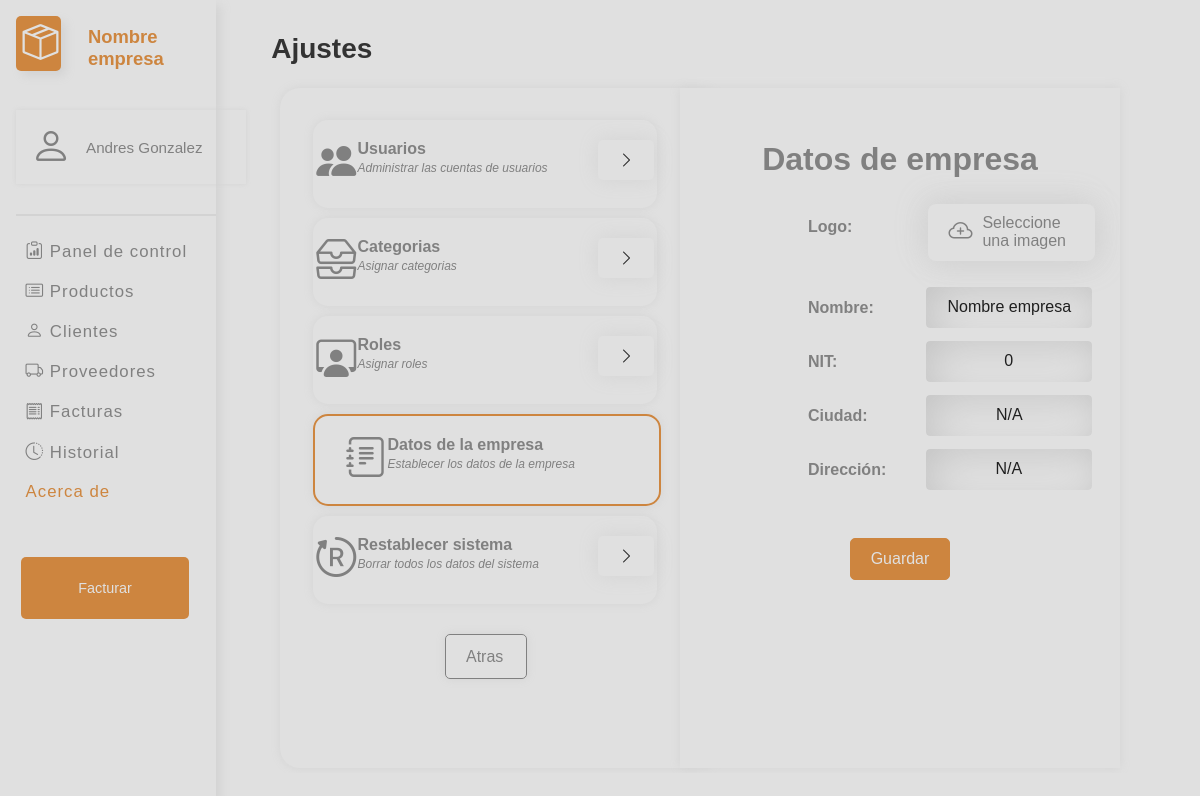
Screenshot of /vista/ajustes/ajustes.php?p=2&a=3 (signed in) with the database file from the repository.
### tables this page shows
CREATE TABLE `ajustes` (
  `ID` int(255) NOT NULL,
  `Ganancia` int(255) NOT NULL,
  `Porcentaje` tinyint(1) NOT NULL,
  `Stock` int(255) NOT NULL,
  `Nombre_Empresa` varchar(255) NOT NULL,
  `NIT` varchar(15) NOT NULL,
  `Ciudad` varchar(255) NOT NULL,
  `Direccion` varchar(255) NOT NULL,
  `Correo_Empresa` varchar(255) NOT NULL,
  `Pass_Empresa` varchar(255) NOT NULL
);

CREATE TABLE `usuarios` (
  `ID` int(255) NOT NULL,
  `Cedula` int(11) NOT NULL,
  `Usuario` varchar(255) NOT NULL,
  `Nombre` varchar(255) NOT NULL,
  `Email` varchar(255) NOT NULL,
  `Pass` varchar(255) NOT NULL,
  `ID_Rol` int(255) NOT NULL,
  `ID_Permisos` int(255) NOT NULL
);

### modelo/sql.php (called while the page is built, shortened)
<?php
class usuario
{
    public static function mostrarDatos($user, $id)
    {
        $conectar = new Conectar();
        $conexion = $conectar->conexion();
        if ($user == null) {
            $query = mysqli_query($conexion, "SELECT * from usuarios");
        } else {
            if ($user == "Rol") {
                $query = mysqli_query($conexion, "SELECT * from usuarios WhERE ID_Rol = $id");
            } else {
                if (is_numeric($user)) {
                    $query = mysqli_query($conexion, "SELECT * from usuarios WHERE ID = '$user'");
                } else {
                    $query = mysqli_query($conexion, "SELECT * from usuarios WHERE Usuario = '$user'");
                }
            }
        }
        if ($query) {
            if (mysqli_num_rows($query) != 0) {
                while ($mostrar = mysqli_fetch_array($query)) {
                    $data[] = array(
                        "Permisos" => $mostrar['ID_Permisos'],
                        "Usuario" => $mostrar['Usuario'],
                        "Nombre" => $mostrar['Nombre'],
                        "Cedula" => $mostrar['Cedula'],
                        "Email" => $mostrar['Email'],
                        "Rol" => $mostrar['ID_Rol'],
                        "ID" => $mostrar['ID'],
                    );
                }
                return $data;
            } else {
                return false;
            }
        } else {
            return false;
        }
    }
}
class ajustes
{
    public static function mostrarDatosAjustes()
    {
        $conectar = new Conectar();
        $conexion = $conectar->conexion();
        $seleccionarAjustes = mysqli_query($conexion, "SELECT * FROM ajustes");
        if ($mostrar = mysqli_fetch_array($seleccionarAjustes)) {
            $dataAjustes['porcentaje'] = $mostrar['Porcentaje'];
            $dataAjustes['Nombre'] = $mostrar['Nombre_Empresa'];
            $dataAjustes['Correo'] = $mostrar['Correo_Empresa'];
            $dataAjustes['Pass'] = $mostrar['Pass_Empresa'];
            $dataAjustes['Direccion'] = $mostrar['Direccion'];
            $dataAjustes['ganancia'] = $mostrar['Ganancia'];
            $dataAjustes['Ciudad'] = $mostrar['Ciudad'];
            $dataAjustes['stock'] = $mostrar['Stock'];
            $dataAjustes['NIT'] = $mostrar['NIT'];
            return $dataAjustes;
        }
    }
}
class permisos
{
    public static function mostrarDatos($id)
    {
        $conectar = new Conectar();
        $conexion = $conectar->conexion();
        if ($id == null) {
            $query = mysqli_query($conexion, "SELECT * from permisos");
        } else {
            $query = mysqli_query($conexion, "SELECT * from permisos WHERE ID = '$id'");
        }
        if ($query) {
            if (mysqli_num_rows($query) != 0) {
                while ($mostrar = mysqli_fetch_array($query)) {
                    $data[] = array(
                        "Editar" => $mostrar['Editar'],
                        "Agregar" => $mostrar['Agregar'],
                        "Entrada" => $mostrar['Entrada'],
                        "Facturar" => $mostrar['Facturar'],
                        "Clientes" => $mostrar['Clientes'],
                        "Proveedores" => $mostrar['Proveedores'],
                        "Reportes" => $mostrar['Reportes'],
                    );
                }
                return $data;
            } else {
                return false;
            }
        } else {
            return false;
        }
    }
}

### controlador/Procesos.php (called while the page is built, shortened)
<?php
if (isset($pg)) {
    require_once "../../modelo/sql.php";
} else {
    require_once "../modelo/sql.php";
}
function mostrarDatos($tabla, $id, $filtro, $codigo)
{
    $consulta = $tabla::mostrarDatos($id, $filtro, $codigo);
    if ($consulta) {
        return $consulta;
    } else {
        return false;
    }
}
function mostrarDatosAjustes()
{
    $consulta = ajustes::mostrarDatosAjustes();
    if ($consulta) {
        return $consulta;
    } else {
        return false;
    }
}

### vista/ajustes/ajustes.php (the view, shortened to what this page needs)
<?php
$pg = "Ajustes";
if (isset($_GET['p'])) {
    $p = $_GET['p'];
} else {
    $p = 1;
}
require_once "../../menu.php";
require_once "../../controlador/Procesos.php";
switch ($p) {
?>
    <?php
    case 2:
    ?>
        <div class="contenido" style="width:78%;float:right;animation:inicial 0.4s;">
            <div class="box" style="color:gray;min-height: 78vh;margin-left:2vh;margin-right:-5vh;padding-top:4vh">
                <form id="form" action="" method="post" style="display: grid;justify-content:left;margin-bottom:10%;grid-template-columns: 58%;padding-left:2vh">
                    <div class="ajuste">
                        <i style="font-size: 5vh;min-width:14vh" class="bi bi-people-fill"></i>
                        <div>
                            <b>Usuarios</b><br>
                            <i style="font-size: 12px;">Administrar las cuentas de usuarios</i>
                        </div>
                        <a href="?p=3" class="asignar"><i style="font-size: 2vh;" class="bi bi-chevron-right"></i></a>
                    </div>
                    <div class="ajuste" id="ajuste1">
                        <i style="font-size: 5vh;min-width:14vh" class="bi bi-inboxes"></i>
                        <div>
                            <b>Categorias</b><br>
                            <i style="font-size: 12px;">Asignar categorias</i>
                        </div>
                        <a href="?p=2&a=1" class="asignar"><i style="font-size: 2vh;" class="bi bi-chevron-right"></i></a>
                    </div>
                    <div class="ajuste" id="ajuste2">
                        <i style="font-size: 5vh;min-width:14vh" class="bi bi-person-workspace"></i>
                        <div>
                            <b>Roles</b><br>
                            <i style="font-size: 12px;">Asignar roles</i>
                        </div>
                        <a href="?p=2&a=2" class="asignar"><i style="font-size: 2vh;" class="bi bi-chevron-right"></i></a>
                    </div>
                    <div class="ajuste" id="ajuste3">
                        <i style="font-size: 5vh;min-width:14vh" class="bi bi-journal-text"></i>
                        <div>
                            <b>Datos de la empresa</b><br>
                            <i style="font-size: 12px;">Establecer los datos de la empresa</i>
                        </div>
                    </div>
                    <div class="ajuste" id="ajuste4">
                        <i style="font-size: 5vh;min-width:14vh" class="bi bi-bootstrap-reboot"></i>
                        <div>
                            <b>Restablecer sistema</b><br>
                            <i style="font-size: 12px;">Borrar todos los datos del sistema</i>
                        </div>
                        <a href="?p=2&a=4" class="asignar"><i style="font-size: 2vh;" class="bi bi-chevron-right"></i></a>
                    </div>
                </form>
                <a href="?" style="width: 5vh;margin-left:37.5%;margin-top:-3vh" class="boton false">Atras</a>
            </div>
            <div class="box" style="color:gray;min-height:78vh;margin-right:10vh;padding-top:4vh;border-radius:0;animation: inicial 0.4s">
                <?php
                $ajuste = (isset($_GET['a'])) ? $_GET['a'] : 1;
                switch ($ajuste) {
                ?>
                    <?php
                    case 3:
                        $dataAjustes = mostrarDatosAjustes();
                    ?>
                        <h1>Datos de empresa</h1><br>
                        <form id="formEmpresa" method="post" enctype="multipart/form-data">
                            <div style="text-align:left;margin-left:16vh">
                                <b>Logo: </b>
                                <label class="custom-file-upload" style="width:47%;margin-left:15vh;padding:1.3vh;margin-top:-4vh">
                                    <i style="padding-right: 10px;padding-left: 10px;font-size:3vh" class="bi bi-cloud-plus"></i>
                                    <span>Seleccione una imagen</span>
                                </label>
                                <b>Nombre: </b>
                                <input required autocomplete="off" type="text" class="input_datos" style="margin-left:6vh" name="nombre" value="<?php echo $dataAjustes['Nombre'] ?>"><br>
                                <b>NIT: </b>
                                <input required autocomplete="off" type="text" class="input_datos" style="margin-left:10.5vh" name="nit" value="<?php echo $dataAjustes['NIT'] ?>"><br>
                                <b>Ciudad: </b>
                                <input required autocomplete="off" type="text" class="input_datos" style="margin-left:6.8vh" name="ciudad" value="<?php echo $dataAjustes['Ciudad'] ?>"><br>
                                <b>Dirección: </b>
                                <input required autocomplete="off" type="text" class="input_datos" style="margin-left:4.4vh" name="direccion" value="<?php echo $dataAjustes['Direccion'] ?>"><br>
                            </div>
                        </form>
                        <br>
                        <br>
                        <button form="formEmpresa" class="true" name="datosEmpresa">Guardar</button>
                    <?php
                        break;
                    ?>
                <?php
                }
                ?>
            </div>
        </div>
        <?php
        break;
        ?>
<?php
}
?>

### menu.php (shortened to what this page needs)
<?php
if (empty($_SESSION['session'])) {
    header("location:../ajustes/sesion.php?pg=0");
} else {
    $session = $_SESSION['session'];
}
require_once "../../controlador/Procesos.php";
$dataAjustes = mostrarDatosAjustes();
$dataUser = mostrarDatos("usuario", $session[0]['user'], "", "",);
$dataPermisos = mostrarDatos("permisos", $session[0]['user'], "", "");
?>
<!DOCTYPE html>
<html lang="en">
<head>
    <link rel="stylesheet" type="text/css" href="../../style.css?ts=<?= time() ?>" />
    <link rel="stylesheet" href="https://cdn.jsdelivr.net/npm/bootstrap-icons@1.8.1/font/bootstrap-icons.css">
</head>
<body>
    <?php
    if ($pg != "Facturar" && $pg != "Entrada") {
    ?>
        <div id="menu">
            <ul>
                <li style="border-bottom: 2px solid var(--sombra);">
                    <div class="icono"><i class="bi bi-box-seam"></i></div>
                    <h2 id="marca"><?php echo $dataAjustes['Nombre'] ?></h2>
                    <div class="user">
                        <i style="font-size: 5vh;" class="bi bi-person"></i>
                        <label style="font-size:1.9vh;padding-left:10px;"><?php echo $dataUser[0]["Usuario"] ?></label>
                    </div>
                </li>
                <li style="padding-top: 15px;"><a id="panel" href="../ajustes/panel.php"><i class="bi bi-clipboard-data"></i> Panel de control</a></li>
                <li>
                    <a id="Productos" href="../productos/Productos.php?"> <i class="bi bi-card-list"></i> Productos</a>
                </li>
                <?php
                if ($dataPermisos[0]["Clientes"]) {
                    echo '
                    <li><a id="Clientes" href="../clienteProveedor/Clientes.php"><i class="bi bi-person"></i> Clientes</a></li>
                    ';
                }
                if ($dataPermisos[0]['Proveedores']) {
                    echo '
                    <li><a id="Proveedores" href="../clienteProveedor/Proveedores.php"><i class="bi bi-truck"></i> Proveedores</a></li>
                    ';
                }
                ?>
                <li>
                    <a id="facturas" href="../facturar/facturas.php?p=0"><i class="bi bi-receipt"></i> Facturas</a>
                </li>
                <li><a id="historial" href="../historial/historial.php"><i class="bi bi-clock-history"></i> Historial</a></li>
                <li><a id="" target="_blank" href="http://localhost:8082/proyecto/vista/ajustes/manual.pdf" style="color:peru">Acerca de</a></li>
            </ul>
            <?php
            if ($dataPermisos[0]['Facturar']) {
                echo '
                <form action="../facturar/Salida.php">
                <button class="facturar">Facturar</button>
                </form>
                ';
            }
            ?>
        </div>
    <?php
    }
    ?>
    <div class="BrArriba">
        <h2 class='titulo'><?php echo $pg ?></h2>
    </div>

### rows the page displays
ajustes: Nombre_Empresa "Nombre empresa", nombre "Nombre empresa", nit "0", ciudad "N/A", direccion "N/A"
usuarios: Usuario "Andres Gonzalez"

### other values shown
$pg "Ajustes"
